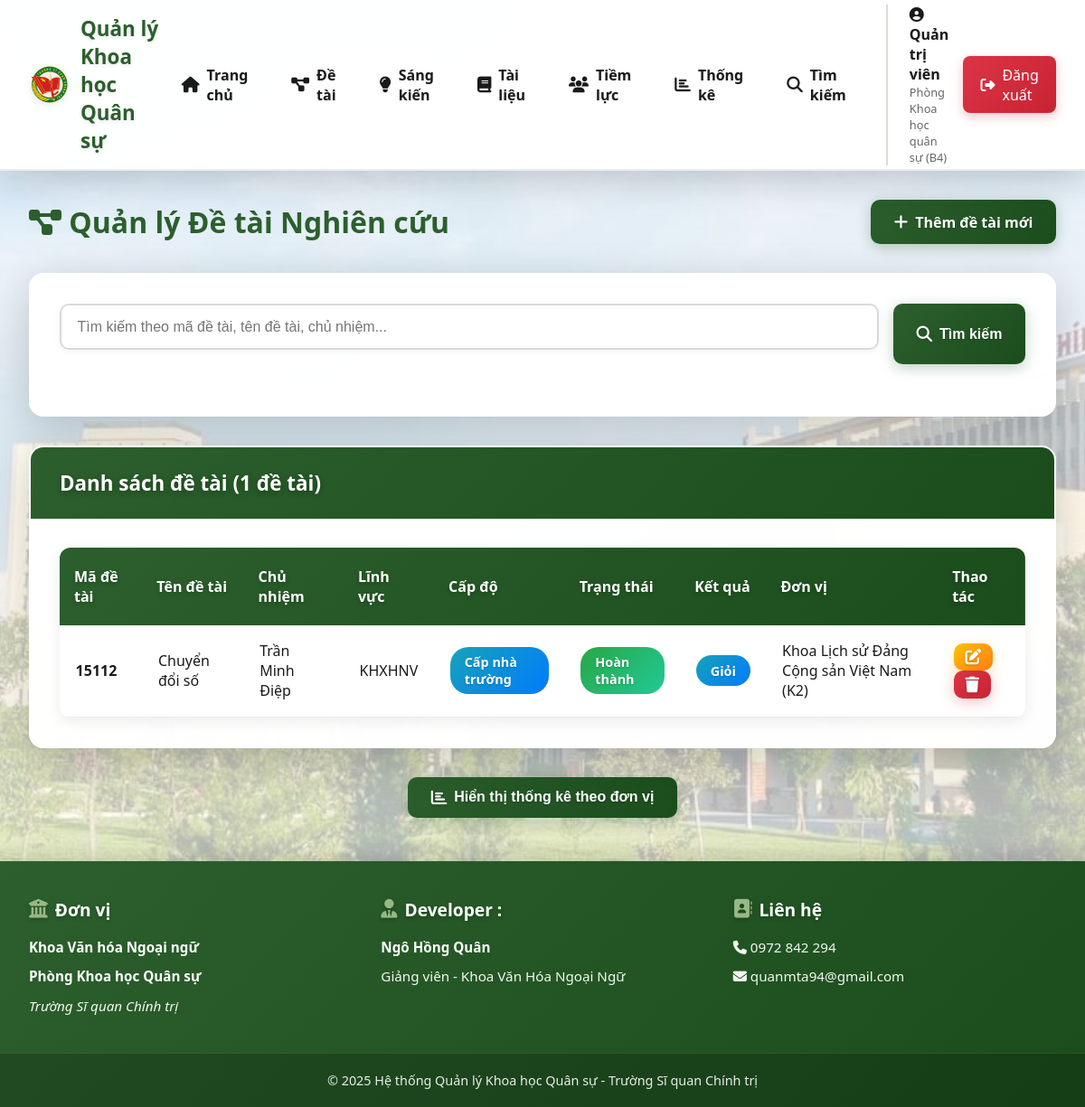
The app's page /detai (signed in) with its own data.
### models/__init__.py (models this page shows, shortened)
class User(UserMixin, db.Model):
    __tablename__ = 'users'
    id = db.Column(db.Integer, primary_key=True)
    username = db.Column(db.String(80), unique=True, nullable=False)
    email = db.Column(db.String(120), unique=True, nullable=False)
    password_hash = db.Column(db.String(255), nullable=False)
    full_name = db.Column(db.String(120), nullable=False)
    role = db.Column(db.String(20), default='user')  # admin, manager, user
    don_vi = db.Column(db.String(120))  # Đơn vị của người dùng
    created_at = db.Column(db.DateTime, default=datetime.utcnow)

class DeTai(db.Model):
    __tablename__ = 'de_tai'
    id = db.Column(db.Integer, primary_key=True)
    ma_de_tai = db.Column(db.String(50), unique=True, nullable=False)
    ten_de_tai = db.Column(db.String(255), nullable=False)
    mo_ta = db.Column(db.Text)
    linh_vuc = db.Column(db.String(100))
    chu_nhiem = db.Column(db.String(120), nullable=False)
    don_vi = db.Column(db.String(120))
    cap_do = db.Column(db.String(50))  # Cấp nhà trường, Cấp bộ, Cấp nhà nước
    ngay_bat_dau = db.Column(db.Date)
    ngay_ket_thuc = db.Column(db.Date)
    trang_thai = db.Column(db.String(50), default='Đang thực hiện')
    ket_qua = db.Column(db.Text)
    file_word = db.Column(db.String(255))
    file_word_content = db.Column(db.Text)
    bien_ban_ban = db.Column(db.String(255))  # Biên bản của Ban đề tài
    bien_ban_de_cuong = db.Column(db.String(255))  # Biên bản duyệt đề cương
    bien_ban_nghiem_thu = db.Column(db.String(255))  # Biên bản nghiệm thu
    file_sau_sua = db.Column(db.String(255))  # File đề tài sau khi sửa
    created_by = db.Column(db.Integer, db.ForeignKey('users.id'))
    created_at = db.Column(db.DateTime, default=datetime.utcnow)
    updated_at = db.Column(db.DateTime, default=datetime.utcnow, onupdate=datetime.utcnow)
    creator = db.relationship('User', backref='de_tai_created')
    ban_thanh_vien = db.relationship('BanDeTai', backref='de_tai', lazy='dynamic', cascade='all, delete-orphan')
    hoi_dong_de_cuong = db.relationship('HoiDongDeCuongDeTai', backref='de_tai', lazy='dynamic', cascade='all, delete-orphan')
    hoi_dong_nghiem_thu = db.relationship('HoiDongNghiemThuDeTai', backref='de_tai', lazy='dynamic', cascade='all, delete-orphan')

### routes/main.py (the view, shortened to what this page needs)
@main_bp.route('/detai')
@login_required
def detai_list():
    page = request.args.get('page', 1, type=int)
    per_page = 20
    search = request.args.get('search', '')
    query = DeTai.query
    if current_user.role != 'admin':
        query = query.filter_by(don_vi=current_user.don_vi)
    pagination = query.order_by(DeTai.created_at.desc()).paginate(
        page=page, per_page=per_page, error_out=False
    )
    stats_query = db.session.query(
        DeTai.don_vi,
        func.count(DeTai.id).label('total')
    )
    if current_user.role != 'admin':
        stats_query = stats_query.filter(DeTai.don_vi == current_user.don_vi)
    donvi_stats = stats_query.group_by(DeTai.don_vi).order_by(func.count(DeTai.id).desc()).all()
    donvi_stats = [{'don_vi': dv or 'Chưa xác định', 'total': total} for dv, total in donvi_stats]
    capdo_stats = db.session.query(
        DeTai.cap_do,
        func.count(DeTai.id).label('total')
    )
    if current_user.role != 'admin':
        capdo_stats = capdo_stats.filter(DeTai.don_vi == current_user.don_vi)
    capdo_stats = capdo_stats.group_by(DeTai.cap_do).all()
    capdo_stats = [{'cap_do': cd or 'Chưa xác định', 'total': total} for cd, total in capdo_stats]
    trangthai_stats = db.session.query(
        DeTai.trang_thai,
        func.count(DeTai.id).label('total')
    )
    if current_user.role != 'admin':
        trangthai_stats = trangthai_stats.filter(DeTai.don_vi == current_user.don_vi)
    trangthai_stats = trangthai_stats.group_by(DeTai.trang_thai).all()
    trangthai_stats = [{'trang_thai': tt or 'Chưa xác định', 'total': total} for tt, total in trangthai_stats]
    total_detai = sum(s['total'] for s in donvi_stats)
    return render_template('detai/list.html',
                         pagination=pagination,
                         search=search,
                         donvi_stats=donvi_stats,
                         capdo_stats=capdo_stats,
                         trangthai_stats=trangthai_stats,
                         total_detai=total_detai)

### templates/detai/list.html (shortened to what this page needs)
{% extends "base.html" %}
{% block content %}
<div style="display: flex; justify-content: space-between; align-items: center; margin-bottom: 2rem;">
    <h1 style="color: var(--primary-color);">
        <i class="fas fa-project-diagram"></i> Quản lý Đề tài Nghiên cứu
    </h1>
    <a href="{{ url_for('main.detai_add') }}" class="btn btn-primary">
        <i class="fas fa-plus"></i> Thêm đề tài mới
    </a>
</div>
<div class="card">
    <div class="card-body">
        <form method="GET" class="search-box">
            <input type="text" name="search" class="form-control" placeholder="Tìm kiếm theo mã đề tài, tên đề tài, chủ nhiệm..." value="{{ search }}">
            <button type="submit" class="btn btn-primary">
                <i class="fas fa-search"></i> Tìm kiếm
            </button>
        </form>
    </div>
</div>
<div class="card">
    <div class="card-header">
        Danh sách đề tài ({{ pagination.total }} đề tài)
    </div>
    <div class="card-body">
        {% if pagination.items %}
        <table class="table">
            <thead>
                <tr>
                    <th>Mã đề tài</th>
                    <th>Tên đề tài</th>
                    <th>Chủ nhiệm</th>
                    <th>Lĩnh vực</th>
                    <th>Cấp độ</th>
                    <th>Trạng thái</th>
                    <th>Kết quả</th>
                    <th>Đơn vị</th>
                    <th>Thao tác</th>
                </tr>
            </thead>
            <tbody>
                {% for detai in pagination.items %}
                <tr class="hoverable-row" {% if detai.mo_ta %}title="{{ detai.mo_ta }}"{% endif %} ondblclick="window.location='{{ url_for('main.detai_detail', id=detai.id) }}'">
                    <td><strong>{{ detai.ma_de_tai }}</strong></td>
                    <td>{{ detai.ten_de_tai }}</td>
                    <td>{{ detai.chu_nhiem }}</td>
                    <td>{{ detai.linh_vuc or 'N/A' }}</td>
                    <td>
                        {% if detai.cap_do %}
                        <span class="badge badge-info">{{ detai.cap_do }}</span>
                        {% else %}
                        <span style="color: #999;">N/A</span>
                        {% endif %}
                    </td>
                    <td>
                        {% if detai.trang_thai == 'Hoàn thành' %}
                        <span class="badge badge-success">{{ detai.trang_thai }}</span>
                        {% elif detai.trang_thai == 'Đang thực hiện' %}
                        <span class="badge badge-info">{{ detai.trang_thai }}</span>
                        {% else %}
                        <span class="badge badge-warning">{{ detai.trang_thai }}</span>
                        {% endif %}
                    </td>
                    <td>
                        {% if detai.ket_qua %}
                        <span class="badge badge-{% if detai.ket_qua == 'Xuất sắc' %}success{% elif detai.ket_qua == 'Giỏi' %}info{% elif detai.ket_qua == 'Khá' %}warning{% else %}secondary{% endif %}">
                            {{ detai.ket_qua }}
                        </span>
                        {% else %}
                        <span style="color: #999;">Chưa có</span>
                        {% endif %}
                    </td>
                    <td>{{ detai.don_vi or 'N/A' }}</td>
                    <td>
                        {% if current_user.role == 'admin' or detai.don_vi == current_user.don_vi %}
                        <a href="{{ url_for('main.detai_edit', id=detai.id) }}" class="btn btn-warning" style="padding: 0.4rem 0.8rem;">
                            <i class="fas fa-edit"></i>
                        </a>
                        <a href="{{ url_for('main.detai_delete', id=detai.id) }}" class="btn btn-danger" style="padding: 0.4rem 0.8rem;" onclick="return confirm('Bạn có chắc chắn muốn xóa đề tài này?')">
                            <i class="fas fa-trash"></i>
                        </a>
                        {% else %}
                        <span class="badge badge-info" style="padding: 0.5rem 1rem;">
                            <i class="fas fa-eye"></i> Chỉ xem
                        </span>
                        {% endif %}
                    </td>
                </tr>
                {% endfor %}
            </tbody>
        </table>
        {% else %}
        <p style="text-align: center; color: #999; padding: 2rem;">Không tìm thấy đề tài nào.</p>
        {% endif %}
    </div>
</div>
<div style="text-align: center; margin: 2rem 0 1rem 0;">
    <button class="btn btn-primary" onclick="toggleStats()" id="toggleStatsBtn">
        <i class="fas fa-chart-bar"></i> Hiển thị thống kê theo đơn vị
    </button>
</div>
{% endblock %}

### templates/base.html (shortened to what this page needs)
<!DOCTYPE html>
<html lang="vi">
<head>
    <link rel="stylesheet" href="{{ url_for('static', filename='css/style.css') }}">
    <link rel="stylesheet" href="https://cdnjs.cloudflare.com/ajax/libs/font-awesome/6.4.0/css/all.min.css">
</head>
<body>
    {% if current_user.is_authenticated %}
    <nav class="navbar">
        <div class="navbar-container">
            <a href="{{ url_for('main.dashboard') }}" class="navbar-brand">
                <img src="{{ url_for('static', filename='images/logo.png') }}" alt="Logo">
                <span class="desktop-only">Quản lý Khoa học Quân sự</span>
            </a>
            <div class="navbar-menu" id="navbarMenu">
                <a href="{{ url_for('main.dashboard') }}" class="nav-link">
                    <i class="fas fa-home"></i> Trang chủ
                </a>
                <a href="{{ url_for('main.detai_list') }}" class="nav-link">
                    <i class="fas fa-project-diagram"></i> Đề tài
                </a>
                <a href="{{ url_for('main.sangkien_list') }}" class="nav-link">
                    <i class="fas fa-lightbulb"></i> Sáng kiến
                </a>
                <a href="{{ url_for('main.giaotrinh_list') }}" class="nav-link">
                    <i class="fas fa-book"></i> Tài liệu
                </a>
                <a href="{{ url_for('main.tiemluc_list') }}" class="nav-link">
                    <i class="fas fa-users"></i> Tiềm lực
                </a>
                <a href="{{ url_for('main.thongke') }}" class="nav-link">
                    <i class="fas fa-chart-bar"></i> Thống kê
                </a>
                <a href="{{ url_for('main.timkiem') }}" class="nav-link">
                    <i class="fas fa-search"></i> Tìm kiếm
                </a>
                <div class="user-section">
                    <div class="user-info">
                        <span class="user-name">
                            <i class="fas fa-user-circle"></i> {{ current_user.full_name }}
                        </span>
                        {% if current_user.don_vi %}
                        <span class="user-unit">{{ current_user.don_vi }}</span>
                        {% endif %}
                    </div>
                    <a href="{{ url_for('auth.logout') }}" class="btn-logout">
                        <i class="fas fa-sign-out-alt"></i> Đăng xuất
                    </a>
                </div>
            </div>
        </div>
    </nav>
    {% endif %}
    <div class="container">
        {% block content %}{% endblock %}
    </div>
    <footer class="footer">
        <div class="footer-container">
            <div class="footer-section">
                <h4><i class="fas fa-university"></i> Đơn vị</h4>
                <p><strong>Khoa Văn hóa Ngoại ngữ</strong></p>
                <p><strong>Phòng Khoa học Quân sự</strong></p>
                <p><em><a href="http://daihocchinhtri.edu.vn/">Trường Sĩ quan Chính trị</a></em></p>
            </div>
            <div class="footer-section">
                <h4><i class="fas fa-user-tie"></i> Developer :</h4>
                <p><strong>Ngô Hồng Quân</strong></p>
                <p>Giảng viên - Khoa Văn Hóa Ngoại Ngữ</p>
            </div>
            <div class="footer-section">
                <h4><i class="fas fa-address-book"></i> Liên hệ</h4>
                <p><i class="fas fa-phone"></i> <a href="tel:0972842294">0972 842 294</a></p>
                <p><i class="fas fa-envelope"></i> <a href="mailto:quanmta94@gmail.com">quanmta94@gmail.com</a></p>
            </div>
        </div>
        <div class="footer-bottom">
            <p>&copy; 2025 Hệ thống Quản lý Khoa học Quân sự - Trường Sĩ quan Chính trị</p>
        </div>
    </footer>
</body>
</html>

### templates/detai/list.html (style rules this page uses)
.table { position: relative; }
.hoverable-row { cursor: help; }

### records on screen
User: full_name "Quản trị viên", don_vi "Phòng Khoa học quân sự (B4)"
DeTai: ma_de_tai "15112", ten_de_tai "Chuyển đổi số", chu_nhiem "Trần Minh Điệp", linh_vuc "KHXHNV", cap_do "Cấp nhà trường", trang_thai "Hoàn thành", ket_qua "Giỏi", don_vi "Khoa Lịch sử Đảng Cộng sản Việt Nam (K2)"

### other values on screen
{{ pagination.total }} "1"
